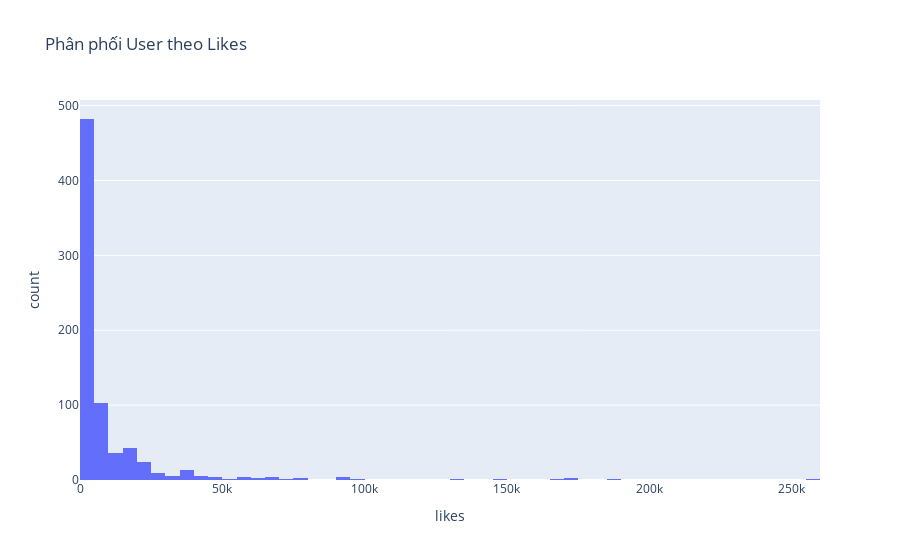

The code cell stored with this chart in its notebook:
### Code cell
px.histogram(user_stats_df, x='likes',
             title="Phân phối User theo Likes")

### Figure 1 — Plotly figure (JSON) as saved in the notebook; plotly's stock layout.template omitted (floating-point values rounded to 4 significant figures; data arrays with more than 128 entries replaced by an {"elided": "..."} marker saying what was removed)
{"data": [{"bingroup": "x", "hovertemplate": "likes=%{x}<br>count=%{y}<extra></extra>", "legendgroup": "", "marker": {"color": "#636efa", "pattern": {"shape": ""}}, "name": "", "orientation": "v", "showlegend": false, "type": "histogram", "x": {"elided": "758 float values"}, "xaxis": "x", "yaxis": "y"}], "layout": {"barmode": "relative", "legend": {"tracegroupgap": 0}, "title": {"text": "Phân phối User theo Likes"}, "xaxis": {"anchor": "y", "domain": [0, 1], "title": {"text": "likes"}}, "yaxis": {"anchor": "x", "domain": [0, 1], "title": {"text": "count"}}}}
